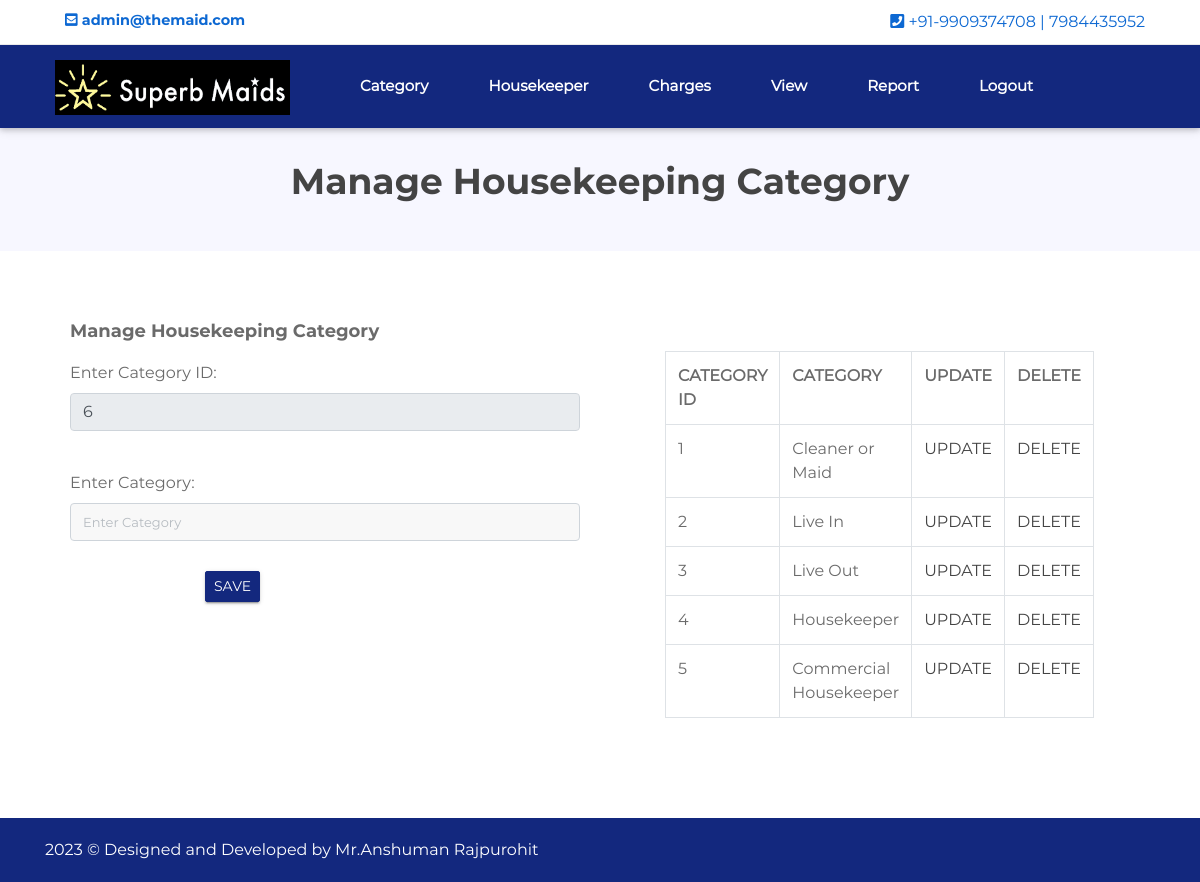
Screenshot of /admin_manage_hk_cat.php with the database file from the repository.
### tables this page shows
CREATE TABLE IF NOT EXISTS `housekeeper_cat` (
  `cat_id` int(10) NOT NULL,
  `category` varchar(50) NOT NULL,
  PRIMARY KEY (`cat_id`)
);

### admin_manage_hk_cat.php (the view, shortened to what this page needs)
<?php
include("admin_header.php");
include("connect.php");
$res1=mysqli_query($conn,"select max(cat_id) from housekeeper_cat");
$cid=0;
while($r1=mysqli_fetch_array($res1))
{
	$cid=$r1[0];
}
$cid++;
?>
               <div class="page-nav no-margin row">
                   <div class="container">
                       <div class="row">
                           <h2>Manage Housekeeping Category</h2>
                       </div>
                   </div>
               </div>
      <div class="row contact-rooo no-margin">
        <div class="container">
           <div class="row">
            <div style="padding:20px" class="col-sm-6">
	  <form method="post" name="form1">
            <h2 style="font-size:18px">Manage Housekeeping Category</h2>
                <div class="row">
                    <div style="padding-top:10px;" class="col-sm-12"><label>Enter Category ID:</label></div>
                    <div class="col-sm-12"><input type="text" placeholder="Enter Category Id" name="txtcatid" value="<?php echo $cid; ?>" class="form-control input-sm"  readonly></div>
                </div>
                <div style="margin-top:10px;" class="row">
                     <div style="padding-top:10px;" class="col-sm-12"><label>Enter Category:</label></div>
                    <div class="col-sm-12"><input type="text" name="txtcat" placeholder="Enter Category" class="form-control input-sm" value="<?php echo $cat1; ?>"  ></div>
                </div>
                 <div style="margin-top:10px;" class="row">
                    <div style="padding-top:10px;" class="col-sm-3"><label></label></div>
                    <div class="col-sm-8">
			<?php
			if(isset($_REQUEST['ucid']))
			{
				?>
				<button class="btn btn-info btn-sm" name="btnupdate" type="submit" onClick="return validation();">UPDATE</button>
				<?php
			}else{
			?>
                     <button class="btn btn-info btn-sm" name="btnsave" type="submit" onClick="return validation();">SAVE</button>
			<?php
			}
			?>
                    </div>
                </div>
	      </form>
            </div>
             <div class="col-sm-6">
                  <div style="margin:50px" class="serv">
		<?php
			$qur1=mysqli_query($conn,"select * from housekeeper_cat");
			if(mysqli_num_rows($qur1)>0)
			{
				echo "<table class='table table-bordered'>
					<tr>
						<th>CATEGORY ID</th>
						<th>CATEGORY</th>
						<th>UPDATE</th>
						<th>DELETE</th>
					</tr>";
				while($q1=mysqli_fetch_array($qur1))
				{
					echo "<tr>";
					echo "<td>$q1[0]</td>";
					echo "<td>$q1[1]</td>";
					echo "<td><a href='admin_manage_hk_cat.php?ucid=$q1[0]'>UPDATE</a></td>";
					echo "<td><a href='admin_manage_hk_cat.php?dcid=$q1[0]'>DELETE</a></td>";
					echo "</tr>";
				}
				echo "</table>";
			}else{
				echo "<h2>No Category Found</h2>";
			}
		?>
			</div>
              </div>
            </div>
        </div>
      </div>
<?php
include("footer.php");
?>

### assets/css/style.css (style rules this page uses)
* { margin: 0px; padding: 0px; list-style: none; }
a { text-decoration: none; outline: none; color: #444; }
a:hover, a:focus, input, textarea { text-decoration: none; outline: none; }
html, body { height: 100%; }
.no-margin { margin: 0px; }
::placeholder { color: #747f8a !important; font-size: 13px; opacity: .5 !important; }
h1, h2, h3, h4, h5, h6 { font-family: "mouse-500", Arial, Helvetica, sans-serif; }
body { background-color: #f7f7ff !important; font-family: "mouse-300", Arial, Helvetica, sans-serif; color: #6A6A6A; }
.page-nav { padding: 40px; text-align: center; padding-top: 160px; }
.page-nav h2 { font-size: 36px; width: 100%; color: #444; }
.btn-info { background-color: #13287e; border-color: #13287e; }
.btn { box-shadow: 0 3px 1px -2px rgba(0, 0, 0, 0.2), 0 2px 2px 0 rgba(0, 0, 0, 0.14), 0 1px 5px 0 rgba(0, 0, 0, 0.12); border-radius: 2px; }
.form-control { background-color: #F8F8F8; margin-bottom: 20px; }
body { overflow-x: hidden; }
.contact-rooo { padding: 50px; background-color: #FFF; }

### rows the page displays
housekeeper_cat: cat_id "1", category "Cleaner or Maid"
housekeeper_cat: cat_id "2", category "Live In"
housekeeper_cat: cat_id "3", category "Live Out"
housekeeper_cat: cat_id "4", category "Housekeeper"
housekeeper_cat: cat_id "5", category "Commercial Housekeeper"
